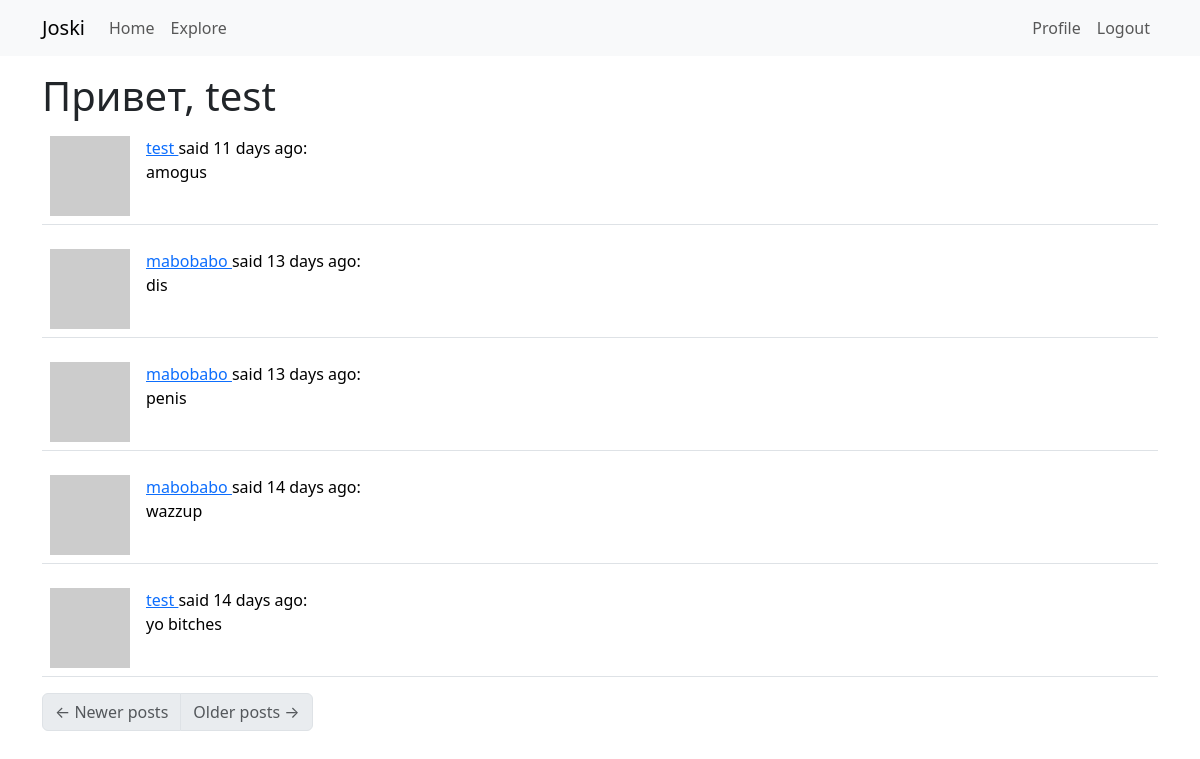
The page /explore (signed in) on the database as committed earlier.
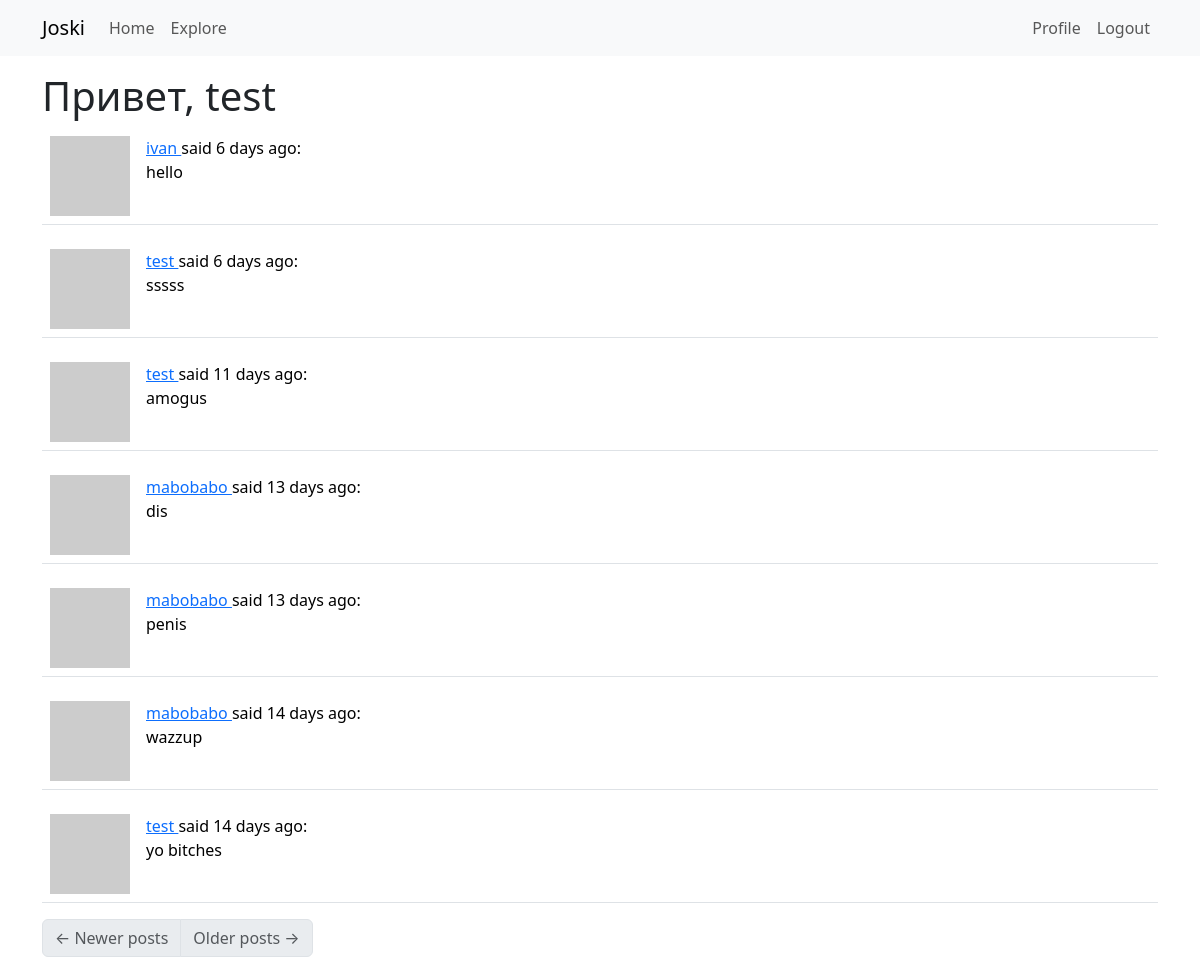
The same page on the database as committed later.
### app/models.py (models this page shows, shortened)
class User(UserMixin, db.Model):
    id: saorm.Mapped[int] = saorm.mapped_column(primary_key=True)
    username: saorm.Mapped[str] = saorm.mapped_column(sa.String(64), index=True, unique=True)
    email: saorm.Mapped[str] = saorm.mapped_column(sa.String(120), index=True, unique=True)
    password_hash: saorm.Mapped[typing.Optional[str]] = saorm.mapped_column(sa.String(256))
    about_me: saorm.Mapped[typing.Optional[str]] = saorm.mapped_column(sa.String(140))
    last_seen: saorm.Mapped[typing.Optional[datetime]] = saorm.mapped_column(default=lambda: datetime.now(timezone.utc))
    posts: saorm.WriteOnlyMapped['Post'] = saorm.relationship(back_populates='author')
    following: saorm.WriteOnlyMapped['User'] = saorm.relationship(
        secondary=followers, primaryjoin=(followers.c.follower_id == id),
        secondaryjoin=(followers.c.followed_id == id),
        back_populates='followers')
    followers: saorm.WriteOnlyMapped['User'] = saorm.relationship(
        secondary=followers, primaryjoin=(followers.c.followed_id == id),
        secondaryjoin=(followers.c.follower_id == id),
        back_populates='following')
    def avatar(self, size):
        digest = md5(self.email.lower().encode('utf-8')).hexdigest()
        return f'https://www.gravatar.com/avatar/{digest}?d=identicon&s={size}'

class Post(db.Model):
    id: saorm.Mapped[int] = saorm.mapped_column(primary_key=True)
    body: saorm.Mapped[str] = saorm.mapped_column(sa.String(140))
    timestamp: saorm.Mapped[datetime] = saorm.mapped_column(index=True, default=lambda: datetime.now(timezone.utc))
    user_id: saorm.Mapped[int] = saorm.mapped_column(sa.ForeignKey(User.id), index=True)
    author: saorm.Mapped[User] = saorm.relationship(back_populates='posts')

### app/routes/route.py (the view)
@bp.route('/explore')
@login_required
def explore():
    page = request.args.get('page', 1, type=int)
    query = sa.select(Post).order_by(Post.timestamp.desc())
    posts = db.paginate(query, page=page,
                        per_page=current_app.config['POSTS_PER_PAGE'],
                        error_out=False)
    next_url = url_for('routes.explore', page=posts.next_num) \
        if posts.has_next else None
    prev_url = url_for('routes.explore', page=posts.prev_num) \
        if posts.has_prev else None
    return render_template('index.html', title='Explore',
                            posts=posts.items,
                            next_url=next_url, prev_url=prev_url)

### app/models.py (called while the page is built)
@login.user_loader
def load_user(id):
    return db.session.get(User, int(id))

### app/routes/route.py (called while the page is built)
@bp.before_request # means before view func
def before_request():
    if current_user.is_authenticated:
        current_user.last_seen = datetime.now(timezone.utc)
        db.session.commit()

### app/templates/index.html (shortened to what this page needs)
{% extends "base.html" %}
{% import 'bootstrap_wtf.html' as wtf %}
{% block content %}
    <h1>Привет, {{ current_user.username }}</h1>
    {% for post in posts %}
        {% include '_post.html' %}
    {% endfor %}
    <nav aria-label="Post navigation">
        <ul class="pagination">
            <li class="page-item{% if not prev_url %} disabled{% endif %}">
                <a class="page-link" href="{{ prev_url }}">
                    <span aria-hidden="true">&larr;</span> Newer posts
                </a>
            </li>
            <li class="page-item{% if not next_url %} disabled{% endif %}">
                <a class="page-link" href="{{ next_url }}">
                    Older posts <span aria-hidden="true">&rarr;</span>
                </a>
            </li>
        </ul>
    </nav>
{% endblock %}

### app/templates/base.html (shortened to what this page needs)
<!DOCTYPE html>
<html lang="en">
    <head>
        <link href="https://cdn.jsdelivr.net/npm/bootstrap@5.3.2/dist/css/bootstrap.min.css" rel="stylesheet"
>
    </head>
    <body>
        <nav class="navbar navbar-expand-lg bg-body-tertiary">
            <div class="container">
              <a class="navbar-brand" href="{{ url_for('routes.index') }}">Joski</a>
              <div class="collapse navbar-collapse" id="navbarSupportedContent">
                <ul class="navbar-nav me-auto mb-2 mb-lg-0">
                  <li class="nav-item">
                    <a class="nav-link" aria-current="page" href="{{ url_for('routes.index') }}">Home</a>
                  </li>
                  <li class="nav-item">
                    <a class="nav-link" aria-current="page" href="{{ url_for('routes.explore') }}">Explore</a>
                  </li>
                </ul>
                <ul class="navbar-nav mb-2 mb-lg-0">
                  {% if current_user.is_anonymous %}
                  <li class="nav-item">
                    <a class="nav-link" aria-current="page" href="{{ url_for('routes.login') }}">Login</a>
                  </li>
                  {% else %}
                  <li class="nav-item">
                    <a class="nav-link" aria-current="page" href="{{ url_for('routes.user', username=current_user.username) }}">Profile</a>
                  </li>
                  <li class="nav-item">
                    <a class="nav-link" aria-current="page" href="{{ url_for('routes.logout') }}">Logout</a>
                  </li>
                  {% endif %}
                </ul>
              </div>
            </div>
        </nav>
        <div class="container mt-3">
            {% block content %}{% endblock %}
          </div>
    </body>
</html>

### app/templates/_post.html
<table class="table table-hover">
    <tr>
        <td width="70px">
            <a href="{{ url_for('routes.user', username=post.author.username) }}">
                <img src="{{ post.author.avatar(70) }}" />
            </a>
        </td>
        <td>
            <a href="{{ url_for('routes.user', username=post.author.username) }}">
                {{ post.author.username }}
            </a>
            said {{ moment(post.timestamp).fromNow() }}:
            <br>
            {{ post.body }}
        </td>
    </tr>
</table>

Rows that differ between the two databases and show on the page:
added Post: author.username "ivan", timestamp "6 days ago", body "hello"
added Post: author.username "test", timestamp "6 days ago", body "sssss"
